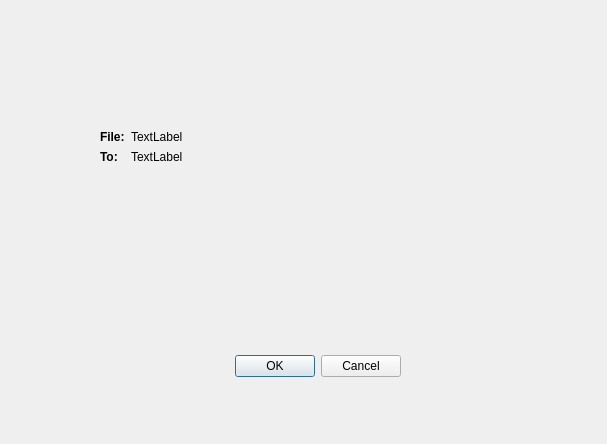
<?xml version="1.0" encoding="UTF-8"?>
<ui version="4.0">
 <class>CopyMoveDialog</class>
 <widget class="QDialog" name="CopyMoveDialog">
  <property name="geometry">
   <rect>
    <x>0</x>
    <y>0</y>
    <width>607</width>
    <height>444</height>
   </rect>
  </property>
  <property name="windowTitle">
   <string>Dialog</string>
  </property>
  <widget class="QDialogButtonBox" name="buttonBox">
   <property name="geometry">
    <rect>
     <x>60</x>
     <y>350</y>
     <width>341</width>
     <height>32</height>
    </rect>
   </property>
   <property name="orientation">
    <enum>Qt::Horizontal</enum>
   </property>
   <property name="standardButtons">
    <set>QDialogButtonBox::Cancel|QDialogButtonBox::Ok</set>
   </property>
  </widget>
  <widget class="QWidget" name="formLayoutWidget">
   <property name="geometry">
    <rect>
     <x>100</x>
     <y>130</y>
     <width>421</width>
     <height>80</height>
    </rect>
   </property>
   <layout class="QFormLayout" name="formLayout">
    <item row="0" column="0">
     <widget class="QLabel" name="label_3">
      <property name="font">
       <font>
        <weight>75</weight>
        <bold>true</bold>
       </font>
      </property>
      <property name="text">
       <string>File:</string>
      </property>
     </widget>
    </item>
    <item row="0" column="1">
     <widget class="QLabel" name="srcLabel">
      <property name="text">
       <string>TextLabel</string>
      </property>
     </widget>
    </item>
    <item row="1" column="0">
     <widget class="QLabel" name="label">
      <property name="font">
       <font>
        <weight>75</weight>
        <bold>true</bold>
       </font>
      </property>
      <property name="text">
       <string>To:</string>
      </property>
     </widget>
    </item>
    <item row="1" column="1">
     <widget class="QLabel" name="destLabel">
      <property name="text">
       <string>TextLabel</string>
      </property>
     </widget>
    </item>
   </layout>
  </widget>
 </widget>
 <resources/>
 <connections>
  <connection>
   <sender>buttonBox</sender>
   <signal>accepted()</signal>
   <receiver>CopyMoveDialog</receiver>
   <slot>accept()</slot>
   <hints>
    <hint type="sourcelabel">
     <x>248</x>
     <y>254</y>
    </hint>
    <hint type="destinationlabel">
     <x>157</x>
     <y>274</y>
    </hint>
   </hints>
  </connection>
  <connection>
   <sender>buttonBox</sender>
   <signal>rejected()</signal>
   <receiver>CopyMoveDialog</receiver>
   <slot>reject()</slot>
   <hints>
    <hint type="sourcelabel">
     <x>316</x>
     <y>260</y>
    </hint>
    <hint type="destinationlabel">
     <x>286</x>
     <y>274</y>
    </hint>
   </hints>
  </connection>
 </connections>
</ui>
